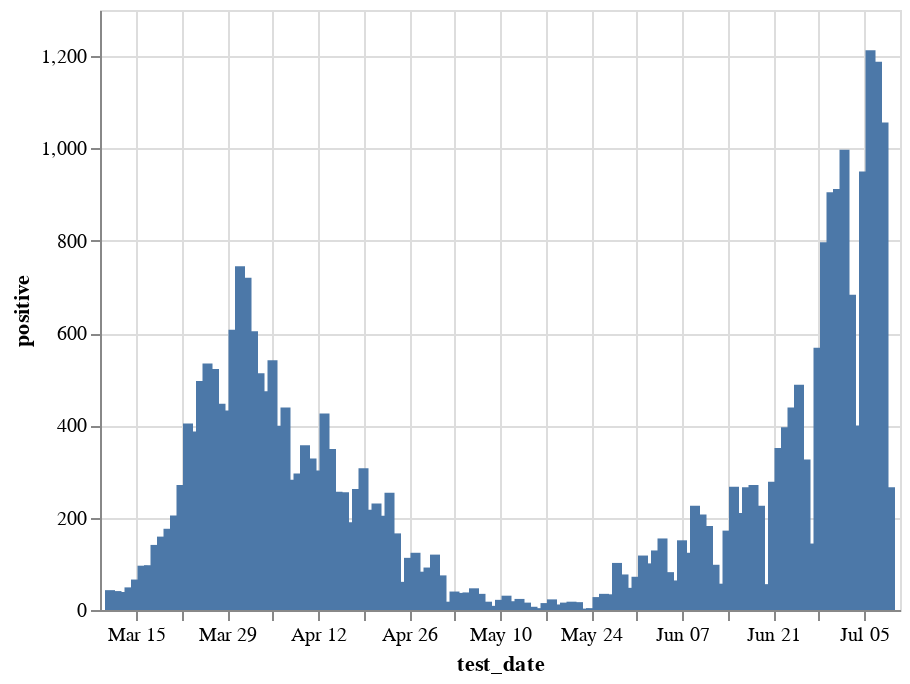

This figure's notebook cell:
### Code cell
alt.Chart(pr.reset_index()).mark_bar().encode(
    x='test_date',
    y='positive',
    tooltip=['test_date', 'positive']
).interactive()

### Figure 1 — Vega-Lite specification as saved in the notebook (floating-point values rounded to 4 significant figures)
{"config": {"view": {"continuousWidth": 400, "continuousHeight": 300}}, "data": {"name": "data-0363a8cafa3884c77adfe8b17fd477d6"}, "mark": "bar", "encoding": {"tooltip": [{"type": "temporal", "field": "test_date"}, {"type": "quantitative", "field": "positive"}], "x": {"type": "temporal", "field": "test_date"}, "y": {"type": "quantitative", "field": "positive"}}, "selection": {"selector012": {"type": "interval", "bind": "scales", "encodings": ["x", "y"]}}, "$schema": "https://vega.github.io/schema/vega-lite/v4.8.1.json", "datasets": {"data-0363a8cafa3884c77adfe8b17fd477d6": [{"test_date": "2020-03-11T00:00:00", "negative": 319, "positive": 43, "positive_rate": 0.1188}, {"test_date": "2020-03-12T00:00:00", "negative": 597, "positive": 41, "positive_rate": 0.06426}, {"test_date": "2020-03-13T00:00:00", "negative": 706, "positive": 39, "positive_rate": 0.05235}, {"test_date": "2020-03-14T00:00:00", "negative": 681, "positive": 49, "positive_rate": 0.06712}, {"test_date": "2020-03-15T00:00:00", "negative": 960, "positive": 66, "positive_rate": 0.06433}, {"test_date": "2020-03-16T00:00:00", "negative": 1335, "positive": 96, "positive_rate": 0.06709}, {"test_date": "2020-03-17T00:00:00", "negative": 1412, "positive": 97, "positive_rate": 0.06428}, {"test_date": "2020-03-18T00:00:00", "negative": 1930, "positive": 141, "positive_rate": 0.06808}, {"test_date": "2020-03-19T00:00:00", "negative": 2107, "positive": 159, "positive_rate": 0.07017}, {"test_date": "2020-03-20T00:00:00", "negative": 1734, "positive": 176, "positive_rate": 0.09215}, {"test_date": "2020-03-21T00:00:00", "negative": 1541, "positive": 205, "positive_rate": 0.1174}, {"test_date": "2020-03-22T00:00:00", "negative": 3311, "positive": 271, "positive_rate": 0.07566}, {"test_date": "2020-03-23T00:00:00", "negative": 3193, "positive": 404, "positive_rate": 0.1123}, {"test_date": "2020-03-24T00:00:00", "negative": 4538, "positive": 387, "positive_rate": 0.07858}, {"test_date": "2020-03-25T00:00:00", "negative": 5066, "positive": 496, "positive_rate": 0.08918}, {"test_date": "2020-03-26T00:00:00", "negative": 5932, "positive": 534, "positive_rate": 0.08259}, {"test_date": "2020-03-27T00:00:00", "negative": 5279, "positive": 522, "positive_rate": 0.08998}, {"test_date": "2020-03-28T00:00:00", "negative": 5316, "positive": 447, "positive_rate": 0.07756}, {"test_date": "2020-03-29T00:00:00", "negative": 4827, "positive": 432, "positive_rate": 0.08214}, {"test_date": "2020-03-30T00:00:00", "negative": 5350, "positive": 607, "positive_rate": 0.1019}, {"test_date": "2020-03-31T00:00:00", "negative": 6760, "positive": 745, "positive_rate": 0.09927}, {"test_date": "2020-04-01T00:00:00", "negative": 8315, "positive": 720, "positive_rate": 0.07969}, {"test_date": "2020-04-02T00:00:00", "negative": 8066, "positive": 604, "positive_rate": 0.06967}, {"test_date": "2020-04-03T00:00:00", "negative": 7799, "positive": 513, "positive_rate": 0.06172}, {"test_date": "2020-04-04T00:00:00", "negative": 5057, "positive": 474, "positive_rate": 0.0857}, {"test_date": "2020-04-05T00:00:00", "negative": 7438, "positive": 541, "positive_rate": 0.0678}, {"test_date": "2020-04-06T00:00:00", "negative": 5244, "positive": 399, "positive_rate": 0.07071}, {"test_date": "2020-04-07T00:00:00", "negative": 5354, "positive": 439, "positive_rate": 0.07578}, {"test_date": "2020-04-08T00:00:00", "negative": 3938, "positive": 282, "positive_rate": 0.06682}, {"test_date": "2020-04-09T00:00:00", "negative": 4454, "positive": 296, "positive_rate": 0.06232}, {"test_date": "2020-04-10T00:00:00", "negative": 5598, "positive": 357, "positive_rate": 0.05995}, {"test_date": "2020-04-11T00:00:00", "negative": 4383, "positive": 328, "positive_rate": 0.06962}, {"test_date": "2020-04-12T00:00:00", "negative": 5761, "positive": 302, "positive_rate": 0.04981}, {"test_date": "2020-04-13T00:00:00", "negative": 7821, "positive": 426, "positive_rate": 0.05166}, {"test_date": "2020-04-14T00:00:00", "negative": 6402, "positive": 349, "positive_rate": 0.0517}, {"test_date": "2020-04-15T00:00:00", "negative": 7233, "positive": 256, "positive_rate": 0.03418}, {"test_date": "2020-04-16T00:00:00", "negative": 9294, "positive": 255, "positive_rate": 0.0267}, {"test_date": "2020-04-17T00:00:00", "negative": 7375, "positive": 190, "positive_rate": 0.02512}, {"test_date": "2020-04-18T00:00:00", "negative": 6445, "positive": 262, "positive_rate": 0.03906}, {"test_date": "2020-04-19T00:00:00", "negative": 10508, "positive": 307, "positive_rate": 0.02839}, {"test_date": "2020-04-20T00:00:00", "negative": 10671, "positive": 217, "positive_rate": 0.01993}, {"test_date": "2020-04-21T00:00:00", "negative": 9313, "positive": 231, "positive_rate": 0.0242}, {"test_date": "2020-04-22T00:00:00", "negative": 9229, "positive": 204, "positive_rate": 0.02163}, {"test_date": "2020-04-23T00:00:00", "negative": 9386, "positive": 254, "positive_rate": 0.02635}, {"test_date": "2020-04-24T00:00:00", "negative": 7200, "positive": 166, "positive_rate": 0.02254}, {"test_date": "2020-04-25T00:00:00", "negative": 4817, "positive": 61, "positive_rate": 0.01251}, {"test_date": "2020-04-26T00:00:00", "negative": 7385, "positive": 113, "positive_rate": 0.01507}, {"test_date": "2020-04-27T00:00:00", "negative": 6975, "positive": 124, "positive_rate": 0.01747}, {"test_date": "2020-04-28T00:00:00", "negative": 6124, "positive": 83, "positive_rate": 0.01337}, {"test_date": "2020-04-29T00:00:00", "negative": 4573, "positive": 92, "positive_rate": 0.01972}, {"test_date": "2020-04-30T00:00:00", "negative": 6678, "positive": 120, "positive_rate": 0.01765}, {"test_date": "2020-05-01T00:00:00", "negative": 5787, "positive": 75, "positive_rate": 0.01279}, {"test_date": "2020-05-02T00:00:00", "negative": 2375, "positive": 18, "positive_rate": 0.007522}, {"test_date": "2020-05-03T00:00:00", "negative": 5854, "positive": 40, "positive_rate": 0.006787}, {"test_date": "2020-05-04T00:00:00", "negative": 5543, "positive": 37, "positive_rate": 0.006631}, {"test_date": "2020-05-05T00:00:00", "negative": 6319, "positive": 38, "positive_rate": 0.005978}, {"test_date": "2020-05-06T00:00:00", "negative": 6328, "positive": 47, "positive_rate": 0.007373}, {"test_date": "2020-05-07T00:00:00", "negative": 7246, "positive": 35, "positive_rate": 0.004807}, {"test_date": "2020-05-08T00:00:00", "negative": 3947, "positive": 18, "positive_rate": 0.00454}, {"test_date": "2020-05-09T00:00:00", "negative": 849, "positive": 9, "positive_rate": 0.01049}, {"test_date": "2020-05-10T00:00:00", "negative": 4710, "positive": 22, "positive_rate": 0.004649}, {"test_date": "2020-05-11T00:00:00", "negative": 5785, "positive": 31, "positive_rate": 0.00533}, {"test_date": "2020-05-12T00:00:00", "negative": 5021, "positive": 19, "positive_rate": 0.00377}, {"test_date": "2020-05-13T00:00:00", "negative": 4948, "positive": 24, "positive_rate": 0.004827}, {"test_date": "2020-05-14T00:00:00", "negative": 4469, "positive": 16, "positive_rate": 0.003567}, {"test_date": "2020-05-15T00:00:00", "negative": 1979, "positive": 7, "positive_rate": 0.003525}, {"test_date": "2020-05-16T00:00:00", "negative": 675, "positive": 4, "positive_rate": 0.005891}, {"test_date": "2020-05-17T00:00:00", "negative": 3341, "positive": 15, "positive_rate": 0.00447}, {"test_date": "2020-05-18T00:00:00", "negative": 4407, "positive": 23, "positive_rate": 0.005192}, {"test_date": "2020-05-19T00:00:00", "negative": 4124, "positive": 12, "positive_rate": 0.002901}, {"test_date": "2020-05-20T00:00:00", "negative": 3731, "positive": 16, "positive_rate": 0.00427}, {"test_date": "2020-05-21T00:00:00", "negative": 3976, "positive": 18, "positive_rate": 0.004507}, {"test_date": "2020-05-22T00:00:00", "negative": 2556, "positive": 17, "positive_rate": 0.006607}, {"test_date": "2020-05-23T00:00:00", "negative": 567, "positive": 3, "positive_rate": 0.005263}, {"test_date": "2020-05-24T00:00:00", "negative": 2718, "positive": 4, "positive_rate": 0.00147}, {"test_date": "2020-05-25T00:00:00", "negative": 4200, "positive": 28, "positive_rate": 0.006623}, {"test_date": "2020-05-26T00:00:00", "negative": 3800, "positive": 35, "positive_rate": 0.009126}, {"test_date": "2020-05-27T00:00:00", "negative": 4356, "positive": 34, "positive_rate": 0.007745}, {"test_date": "2020-05-28T00:00:00", "negative": 3056, "positive": 102, "positive_rate": 0.0323}, {"test_date": "2020-05-29T00:00:00", "negative": 1089, "positive": 77, "positive_rate": 0.06604}, {"test_date": "2020-05-30T00:00:00", "negative": 1558, "positive": 48, "positive_rate": 0.02989}, {"test_date": "2020-05-31T00:00:00", "negative": 5300, "positive": 72, "positive_rate": 0.0134}, {"test_date": "2020-06-01T00:00:00", "negative": 9227, "positive": 118, "positive_rate": 0.01263}, {"test_date": "2020-06-02T00:00:00", "negative": 12906, "positive": 101, "positive_rate": 0.007765}, {"test_date": "2020-06-03T00:00:00", "negative": 12672, "positive": 129, "positive_rate": 0.01008}, {"test_date": "2020-06-04T00:00:00", "negative": 14071, "positive": 155, "positive_rate": 0.0109}, {"test_date": "2020-06-05T00:00:00", "negative": 9448, "positive": 82, "positive_rate": 0.008604}, {"test_date": "2020-06-06T00:00:00", "negative": 6563, "positive": 64, "positive_rate": 0.009657}, {"test_date": "2020-06-07T00:00:00", "negative": 10553, "positive": 151, "positive_rate": 0.01411}, {"test_date": "2020-06-08T00:00:00", "negative": 11656, "positive": 124, "positive_rate": 0.01053}, {"test_date": "2020-06-09T00:00:00", "negative": 13401, "positive": 226, "positive_rate": 0.01658}, {"test_date": "2020-06-10T00:00:00", "negative": 12932, "positive": 207, "positive_rate": 0.01575}, {"test_date": "2020-06-11T00:00:00", "negative": 12026, "positive": 182, "positive_rate": 0.01491}, {"test_date": "2020-06-12T00:00:00", "negative": 5922, "positive": 98, "positive_rate": 0.01628}, {"test_date": "2020-06-13T00:00:00", "negative": 2180, "positive": 57, "positive_rate": 0.02548}, {"test_date": "2020-06-14T00:00:00", "negative": 9212, "positive": 172, "positive_rate": 0.01833}, {"test_date": "2020-06-15T00:00:00", "negative": 12098, "positive": 267, "positive_rate": 0.02159}, {"test_date": "2020-06-16T00:00:00", "negative": 11149, "positive": 210, "positive_rate": 0.01849}, {"test_date": "2020-06-17T00:00:00", "negative": 10545, "positive": 266, "positive_rate": 0.0246}, {"test_date": "2020-06-18T00:00:00", "negative": 10212, "positive": 271, "positive_rate": 0.02585}, {"test_date": "2020-06-19T00:00:00", "negative": 6839, "positive": 226, "positive_rate": 0.03199}, {"test_date": "2020-06-20T00:00:00", "negative": 2559, "positive": 56, "positive_rate": 0.02141}, {"test_date": "2020-06-21T00:00:00", "negative": 9679, "positive": 278, "positive_rate": 0.02792}, {"test_date": "2020-06-22T00:00:00", "negative": 11586, "positive": 351, "positive_rate": 0.0294}, {"test_date": "2020-06-23T00:00:00", "negative": 13635, "positive": 396, "positive_rate": 0.02822}, {"test_date": "2020-06-24T00:00:00", "negative": 12453, "positive": 439, "positive_rate": 0.03405}, {"test_date": "2020-06-25T00:00:00", "negative": 13431, "positive": 488, "positive_rate": 0.03506}, {"test_date": "2020-06-26T00:00:00", "negative": 8346, "positive": 326, "positive_rate": 0.03759}, {"test_date": "2020-06-27T00:00:00", "negative": 3407, "positive": 144, "positive_rate": 0.04055}, {"test_date": "2020-06-28T00:00:00", "negative": 12108, "positive": 568, "positive_rate": 0.04481}, {"test_date": "2020-06-29T00:00:00", "negative": 15274, "positive": 797, "positive_rate": 0.04959}, {"test_date": "2020-06-30T00:00:00", "negative": 15584, "positive": 905, "positive_rate": 0.05489}, {"test_date": "2020-07-01T00:00:00", "negative": 15424, "positive": 912, "positive_rate": 0.05583}, {"test_date": "2020-07-02T00:00:00", "negative": 17930, "positive": 997, "positive_rate": 0.05268}, {"test_date": "2020-07-03T00:00:00", "negative": 11956, "positive": 683, "positive_rate": 0.05404}, {"test_date": "2020-07-04T00:00:00", "negative": 6849, "positive": 400, "positive_rate": 0.05518}, {"test_date": "2020-07-05T00:00:00", "negative": 15808, "positive": 950, "positive_rate": 0.05669}, {"test_date": "2020-07-06T00:00:00", "negative": 21598, "positive": 1213, "positive_rate": 0.05318}, {"test_date": "2020-07-07T00:00:00", "negative": 19700, "positive": 1188, "positive_rate": 0.05687}, {"test_date": "2020-07-08T00:00:00", "negative": 16449, "positive": 1056, "positive_rate": 0.06033}, {"test_date": "2020-07-09T00:00:00", "negative": 5293, "positive": 266, "positive_rate": 0.04785}]}}
